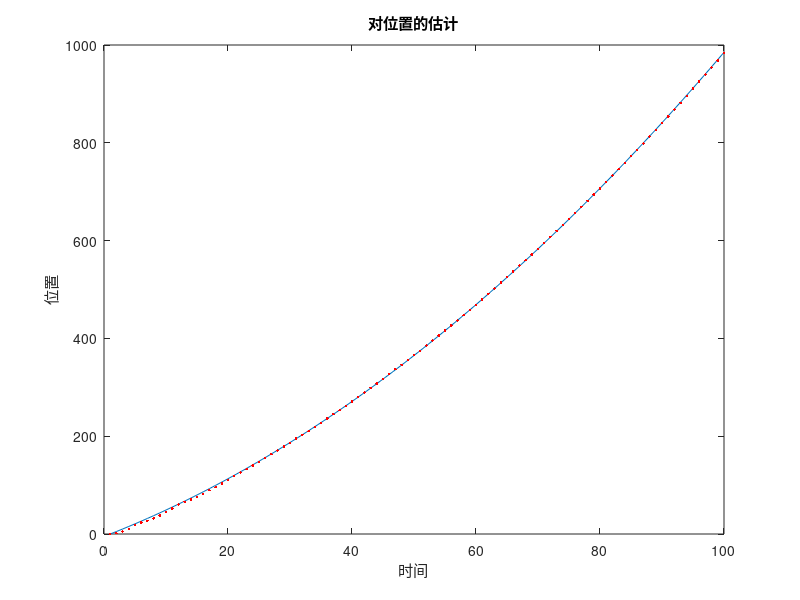
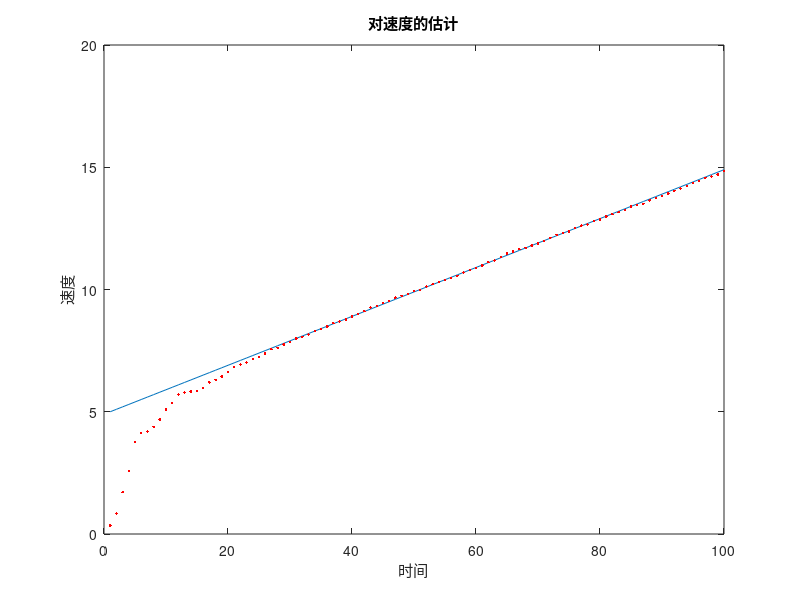

The MATLAB source for these figures, in order:
close all;clear;clc;
% 估计小车在每一时刻的位置和速度
time = (1:100).'; % 离散的时间序列，单位是s
v = 5; % 小车的初始速度是5m/s，未知真实值
u = 0.1; % 加速度
noise = 3 * randn(length(time), 1); % GPS测量误差，标准差为3m
Z_ = zeros(length(time), 1); 
v_ = v + (time-1)*u; % 真实的速度值
for ii=2:length(time)
    Z_(ii) = Z_(ii-1) + v_(ii-1) + 1/2*u; % 真实的位置
end
Z = Z_ + noise; % GPS的观测值，带有测量误差
Q = [1e-4 0; 0 1e-4]; % 过程噪声的协方差矩阵，这是一个超参数
R = 1; % 观测噪声的协方差矩阵，也是一个超参数。因为是一维的，就是一个数
% 初始化
X = [0; 0]; % 初始状态，[位置, 速度]，就是我们要估计的内容
P = [0.1 0; 0 0.1]; % 先验误差协方差矩阵的初始值，根据经验给出
F = [1 1; 0 1]; % 状态转移矩阵
B = [1/2; 1]; % 控制矩阵
H = [1 0];
XLog = [];  
for i=1:length(time)
    X_ = F*X + B*u;
    P_ = F*P*F'+Q;
    K = P_*H'/(H*P_*H'+R);
    X = X_+K*(Z(i)-H*X_);
    P = (eye(2)-K*H)*P_;
    XLog = [XLog, X];
end
figure(1);
plot(time, Z_);hold on;
plot(time, XLog(1, :), 'r.');
title('对位置的估计');
xlabel('时间');ylabel('位置');
figure(2);
plot(time, v_);hold on;
plot(time, XLog(2, :), 'r.');
title('对速度的估计');
xlabel('时间');ylabel('速度');